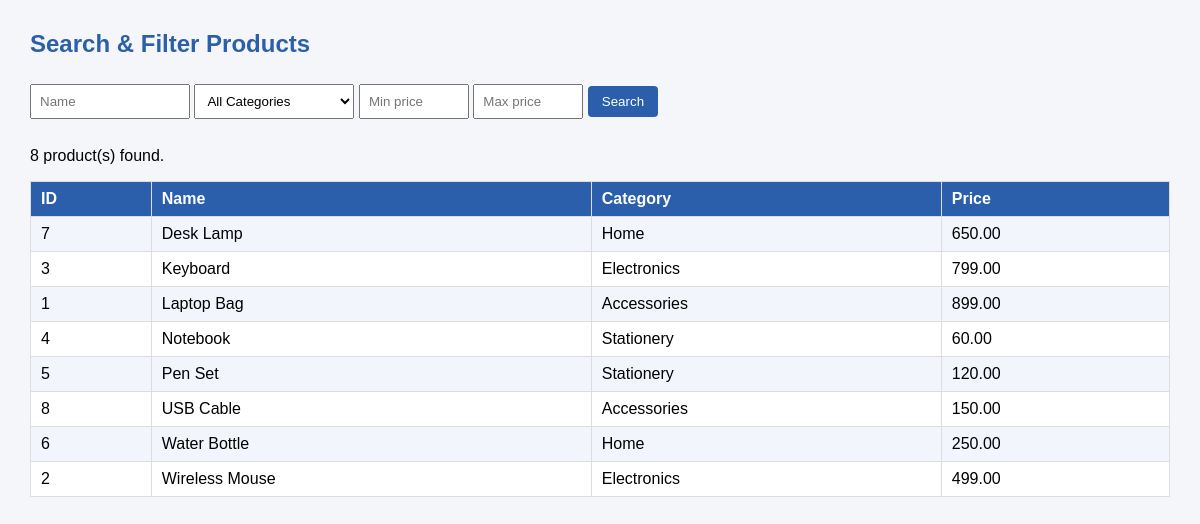
Page /products_search.php on the committed database.
### tables this page shows
CREATE TABLE products (
    id         INT UNSIGNED AUTO_INCREMENT PRIMARY KEY,
    name       VARCHAR(100)  NOT NULL,
    category   VARCHAR(50)   NOT NULL,
    price      DECIMAL(10,2) NOT NULL,
    image      VARCHAR(255)  NULL,
    created_at TIMESTAMP DEFAULT CURRENT_TIMESTAMP
);

### config.php (called while the page is built, shortened)
<?php
function e($value) {
    return htmlspecialchars((string)$value, ENT_QUOTES, 'UTF-8');
}
?>

### products_search.php (the view, shortened to what this page needs)
<?php
require_once 'config.php';
$q        = trim($_GET['q'] ?? '');
$min      = $_GET['min'] ?? '';
$max      = $_GET['max'] ?? '';
$params = [];
$sql = "SELECT id, name, category, price FROM products";
$sql .= " ORDER BY name";
$stmt = $pdo->prepare($sql);
$stmt->execute($params);
$products   = $stmt->fetchAll();
?>
<!DOCTYPE html>
<html><head><meta charset="UTF-8"><title>Search Products</title>
<link rel="stylesheet" href="style.css"></head>
<body>
<h2>Search &amp; Filter Products</h2>
<form method="GET">
    <input type="text" name="q" placeholder="Name" value="<?= e($q) ?>" style="width:160px">
    <select name="category" style="width:160px">
        <option value="">All Categories</option>
    </select>
    <input type="number" name="min" placeholder="Min price" value="<?= e($min) ?>" style="width:110px">
    <input type="number" name="max" placeholder="Max price" value="<?= e($max) ?>" style="width:110px">
    <button type="submit">Search</button>
</form>
<p><?= count($products) ?> product(s) found.</p>
<table>
    <tr><th>ID</th><th>Name</th><th>Category</th><th>Price</th></tr>
    <?php foreach ($products as $p): ?>
    <tr><td><?= e($p['id']) ?></td><td><?= e($p['name']) ?></td>
        <td><?= e($p['category']) ?></td><td><?= e($p['price']) ?></td></tr>
    <?php endforeach; ?>
</table>
</body></html>

### style.css (style rules this page uses)
body { font-family: Arial, sans-serif; margin: 30px; background: #f4f6f9; }
h2 { color: #2b5fab; }
input[type=text], input[type=password], input[type=email], input[type=number], input[type=file], select { width: 100%; padding: 8px; margin: 6px 0 12px; box-sizing: border-box; }
button, .btn { background: #2b5fab; color: #fff; border: 0; padding: 8px 14px; border-radius: 4px; cursor: pointer; text-decoration: none; }
table { border-collapse: collapse; width: 100%; background: #fff; }
th, td { border: 1px solid #ddd; padding: 8px 10px; text-align: left; }
th { background: #2b5fab; color: #fff; }
tr:nth-child(even) { background: #f2f6fc; }

### rows in the picture
products: id "7", name "Desk Lamp", category "Home", price "650.00"
products: id "3", name "Keyboard", category "Electronics", price "799.00"
products: id "1", name "Laptop Bag", category "Accessories", price "899.00"
products: id "4", name "Notebook", category "Stationery", price "60.00"
products: id "5", name "Pen Set", category "Stationery", price "120.00"
products: id "8", name "USB Cable", category "Accessories", price "150.00"
products: id "6", name "Water Bottle", category "Home", price "250.00"
products: id "2", name "Wireless Mouse", category "Electronics", price "499.00"

### other values in the picture
count($products) "8"
